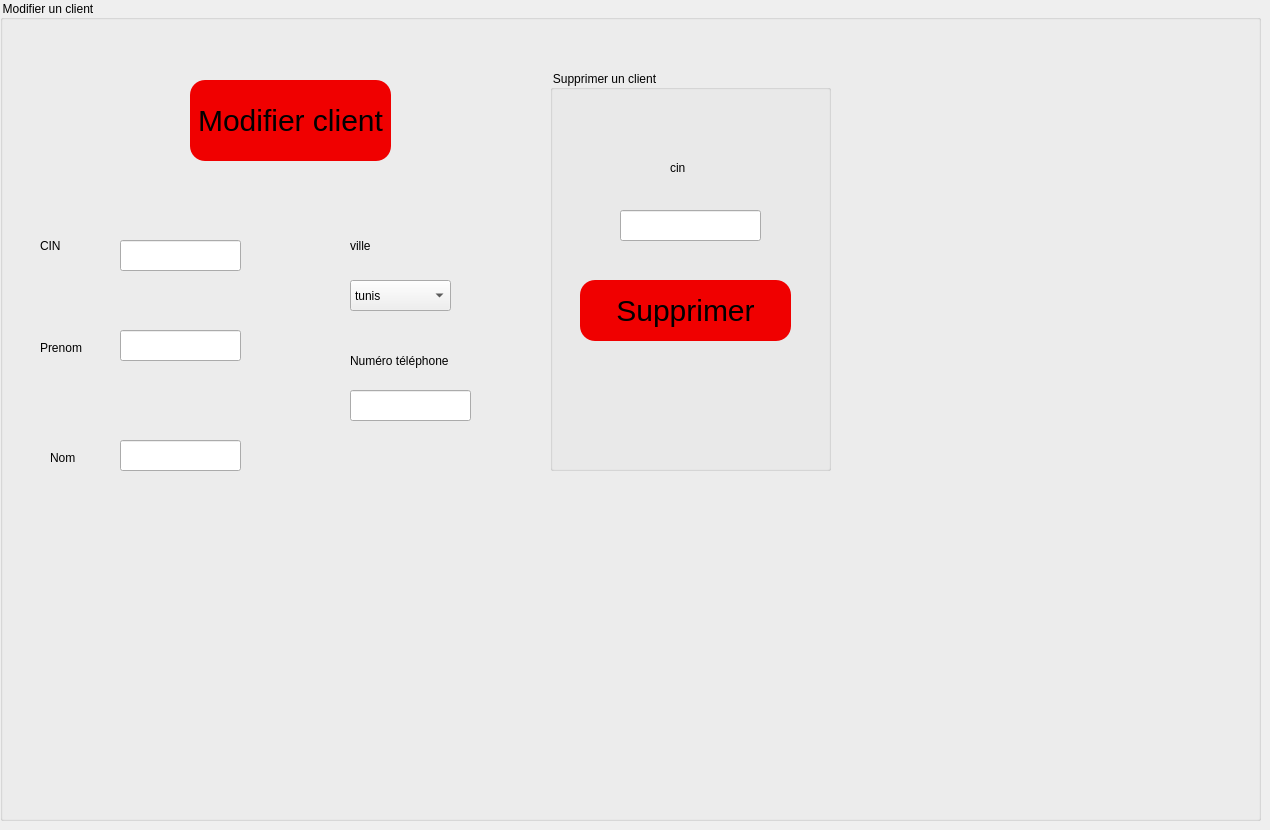
      <widget class="QWidget" name="tab_4">
       <attribute name="title">
        <string>modifier/supprimer client</string>
       </attribute>
       <widget class="QGroupBox" name="groupBox_3">
        <property name="geometry">
         <rect>
          <x>0</x>
          <y>0</y>
          <width>1261</width>
          <height>821</height>
         </rect>
        </property>
        <property name="styleSheet">
         <string notr="true">
border-color: rgb(0, 0, 0);
color: rgb(0, 0, 0);
</string>
        </property>
        <property name="title">
         <string>Modifier un client</string>
        </property>
        <widget class="QLabel" name="label_8">
         <property name="geometry">
          <rect>
           <x>40</x>
           <y>230</y>
           <width>71</width>
           <height>31</height>
          </rect>
         </property>
         <property name="text">
          <string>CIN</string>
         </property>
        </widget>
        <widget class="QLineEdit" name="lineEdit_cin_2">
         <property name="geometry">
          <rect>
           <x>120</x>
           <y>240</y>
           <width>121</width>
           <height>31</height>
          </rect>
         </property>
         <property name="placeholderText">
          <string/>
         </property>
        </widget>
        <widget class="QLabel" name="label_9">
         <property name="geometry">
          <rect>
           <x>40</x>
           <y>340</y>
           <width>56</width>
           <height>16</height>
          </rect>
         </property>
         <property name="text">
          <string>Prenom</string>
         </property>
        </widget>
        <widget class="QLabel" name="label_10">
         <property name="geometry">
          <rect>
           <x>50</x>
           <y>450</y>
           <width>41</width>
           <height>16</height>
          </rect>
         </property>
         <property name="text">
          <string>Nom</string>
         </property>
        </widget>
        <widget class="QLineEdit" name="lineEdit_prenom_2">
         <property name="geometry">
          <rect>
           <x>120</x>
           <y>330</y>
           <width>121</width>
           <height>31</height>
          </rect>
         </property>
        </widget>
        <widget class="QLineEdit" name="lineEdit_nom_2">
         <property name="geometry">
          <rect>
           <x>120</x>
           <y>440</y>
           <width>121</width>
           <height>31</height>
          </rect>
         </property>
        </widget>
        <widget class="QLabel" name="label_11">
         <property name="geometry">
          <rect>
           <x>350</x>
           <y>230</y>
           <width>101</width>
           <height>31</height>
          </rect>
         </property>
         <property name="text">
          <string>ville</string>
         </property>
        </widget>
        <widget class="QLabel" name="label_12">
         <property name="geometry">
          <rect>
           <x>350</x>
           <y>350</y>
           <width>111</width>
           <height>21</height>
          </rect>
         </property>
         <property name="text">
          <string>Numéro téléphone</string>
         </property>
        </widget>
        <widget class="QLineEdit" name="lineEdit_numtel_2">
         <property name="geometry">
          <rect>
           <x>350</x>
           <y>390</y>
           <width>121</width>
           <height>31</height>
          </rect>
         </property>
        </widget>
        <widget class="QPushButton" name="pushButton_update">
         <property name="geometry">
          <rect>
           <x>190</x>
           <y>80</y>
           <width>201</width>
           <height>81</height>
          </rect>
         </property>
         <property name="styleSheet">
          <string notr="true">QPushButton {
color: #000000;
background:#f00000;
border-radius: 15px;
font-size:30px;
font-family:Arial, Helvetica, sans-serif;
}
QPushButton:hover {
color:#aa0000;
border:15px;
background:#000000;
}
</string>
         </property>
         <property name="text">
          <string>Modifier client</string>
         </property>
        </widget>
        <widget class="QComboBox" name="comboBox_2">
         <property name="geometry">
          <rect>
           <x>350</x>
           <y>280</y>
           <width>101</width>
           <height>31</height>
          </rect>
         </property>
         <item>
          <property name="text">
           <string>tunis</string>
          </property>
         </item>
         <item>
          <property name="text">
           <string>sousse</string>
          </property>
         </item>
         <item>
          <property name="text">
           <string>nabeul</string>
          </property>
         </item>
         <item>
          <property name="text">
           <string>sfax</string>
          </property>
         </item>
        </widget>
        <widget class="QGroupBox" name="groupBox_4">
         <property name="geometry">
          <rect>
           <x>550</x>
           <y>70</y>
           <width>281</width>
           <height>401</height>
          </rect>
         </property>
         <property name="title">
          <string>Supprimer un client</string>
         </property>
         <widget class="QLabel" name="label_13">
          <property name="geometry">
           <rect>
            <x>120</x>
            <y>90</y>
            <width>56</width>
            <height>16</height>
           </rect>
          </property>
          <property name="styleSheet">
           <string notr="true">font: 10pt &quot;MS Shell Dlg 2&quot;;</string>
          </property>
          <property name="text">
           <string>cin</string>
          </property>
         </widget>
         <widget class="QLineEdit" name="lineEdit_cin_sup">
          <property name="geometry">
           <rect>
            <x>70</x>
            <y>140</y>
            <width>141</width>
            <height>31</height>
           </rect>
          </property>
         </widget>
         <widget class="QPushButton" name="pushButton_supprimer">
          <property name="geometry">
           <rect>
            <x>30</x>
            <y>210</y>
            <width>211</width>
            <height>61</height>
           </rect>
          </property>
          <property name="styleSheet">
           <string notr="true">QPushButton {
color: #000000;
background:#f00000;
border-radius: 15px;
font-size:30px;
font-family:Arial, Helvetica, sans-serif;
}
QPushButton:hover {
color:#aa0000;
border:15px;
background:#000000;
}
</string>
          </property>
          <property name="text">
           <string>Supprimer</string>
          </property>
         </widget>
        </widget>
       </widget>
      </widget>
